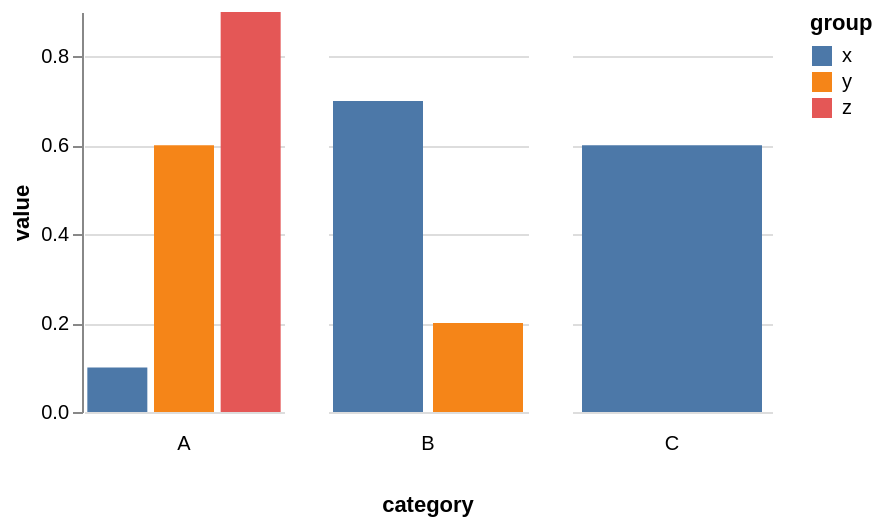

The specification (Vega-Lite) saved for this image:
### Vega specification from a JSON file in a GitHub repository (floating-point values rounded to 4 significant figures)
{"$schema": "https://vega.github.io/schema/vega/v5.json", "background": "white", "padding": 5, "data": [{"name": "source_0", "values": [{"category": "A", "group": "x", "value": 0.1}, {"category": "A", "group": "y", "value": 0.6}, {"category": "A", "group": "z", "value": 0.9}, {"category": "B", "group": "x", "value": 0.7}, {"category": "B", "group": "y", "value": 0.2}, {"category": "C", "group": "x", "value": 0.6}]}, {"name": "data_0", "source": "source_0", "transform": [{"type": "stack", "groupby": ["group", "category"], "field": "value", "sort": {"field": [], "order": []}, "as": ["value_start", "value_end"], "offset": "zero"}, {"type": "filter", "expr": "isValid(datum[\"value\"]) && isFinite(+datum[\"value\"])"}]}, {"name": "column_domain", "source": "data_0", "transform": [{"type": "aggregate", "groupby": ["category"]}]}], "signals": [{"name": "child_width", "value": 100}, {"name": "child_height", "value": 200}], "layout": {"padding": 20, "titleAnchor": {"column": "end"}, "offset": {"columnTitle": 10}, "columns": {"signal": "length(data('column_domain'))"}, "bounds": "full", "align": "none"}, "marks": [{"name": "column-title", "type": "group", "role": "column-title", "title": {"text": "category", "style": "guide-title", "orient": "bottom", "offset": 10}}, {"name": "row_header", "type": "group", "role": "row-header", "encode": {"update": {"height": {"signal": "child_height"}}}, "axes": [{"scale": "y", "orient": "left", "grid": false, "title": "value", "labelOverlap": true, "tickCount": {"signal": "ceil(child_height/40)"}, "zindex": 0}]}, {"name": "column_footer", "type": "group", "role": "column-footer", "from": {"data": "column_domain"}, "sort": {"field": "datum[\"category\"]", "order": "ascending"}, "title": {"text": {"signal": "isValid(parent[\"category\"]) ? parent[\"category\"] : \"\"+parent[\"category\"]"}, "style": "guide-label", "frame": "group", "orient": "bottom", "offset": 10}, "encode": {"update": {"width": {"signal": "child_width"}}}}, {"name": "cell", "type": "group", "style": "cell", "from": {"facet": {"name": "facet", "data": "data_0", "groupby": ["category"]}}, "sort": {"field": ["datum[\"category\"]"], "order": ["ascending"]}, "encode": {"update": {"width": {"signal": "child_width"}, "height": {"signal": "child_height"}}}, "marks": [{"name": "child_marks", "type": "rect", "style": ["bar"], "from": {"data": "facet"}, "encode": {"update": {"fill": {"scale": "color", "field": "group"}, "ariaRoleDescription": {"value": "bar"}, "description": {"signal": "\"group: \" + (isValid(datum[\"group\"]) ? datum[\"group\"] : \"\"+datum[\"group\"]) + \"; value: \" + (format(datum[\"value\"], \"\"))"}, "x": {"scale": "child_x", "field": "group"}, "width": {"scale": "child_x", "band": 1}, "y": {"scale": "y", "field": "value_end"}, "y2": {"scale": "y", "field": "value_start"}}}}], "scales": [{"name": "child_x", "type": "band", "domain": {"data": "facet", "field": "group", "sort": true}, "range": [0, {"signal": "child_width"}], "paddingInner": 0.1, "paddingOuter": 0.05}], "axes": [{"scale": "y", "orient": "left", "gridScale": "child_x", "grid": true, "tickCount": {"signal": "ceil(child_height/40)"}, "domain": false, "labels": false, "aria": false, "maxExtent": 0, "minExtent": 0, "ticks": false, "zindex": 0}]}], "scales": [{"name": "y", "type": "linear", "domain": {"data": "data_0", "fields": ["value_start", "value_end"]}, "range": [{"signal": "child_height"}, 0], "nice": true, "zero": true}, {"name": "color", "type": "ordinal", "domain": {"data": "data_0", "field": "group", "sort": true}, "range": "category"}], "legends": [{"fill": "color", "symbolType": "square", "title": "group"}], "config": {"style": {"cell": {"stroke": "transparent"}}}}
